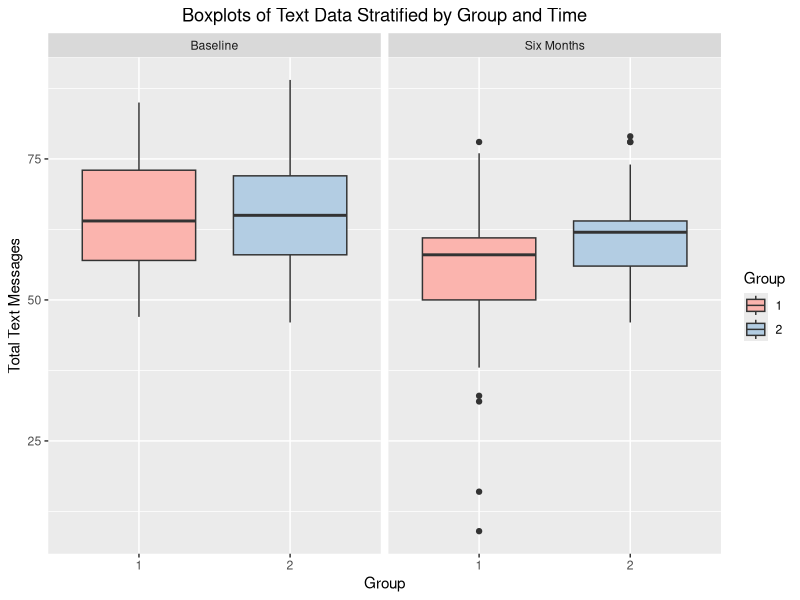

Reproduce this figure in R.
## ---- chunk 1

###Visualization 1:
#Stratified boxplot of text messages by Group and Time
#Hint: Faceted Boxplot

#set working directory as folder on desktop
#setwd("https://github.com/bcyee44/bhds-assign-3")
#successfully set working directory


#Read data set in
#Use read.csv since the file is a csv file
text_data <- read.csv("TextMessages.csv")
#File was successfully read in

#Use nrow() to check the number of rows/observations
nrow(text_data)
#There are 50 rows in the dataset

#Use names() to view the variable names
names(text_data)
#There are variables "Group", "Baseline", "Six_months" and "Participant"

#Load ggplot2
library(ggplot2)

#load reshape to convert data to long with melt()
library(reshape)

#Using cbind to combine the melted text data without the Group variable with a
#a column containing the Group variable replicated a second time.
long_text_data <- cbind(melt(text_data[,-1],
                             id.vars = "Participant", #not melting Participant
                             variable_name = "Time", #Variable name for melted
                       value.names = "Texts"), #argument not working? Supposed
                       #to change the variable name to "Texts", but doesn't 
                       #seem to work anymore.
                       Group = rep(text_data$Group, 2)) #Using rep() to replicate

#Use is.factor() to check if Group is a factor
is.factor(long_text_data$Group)
#FALSE was returned
#Use as.factor() to change it to a factor
long_text_data$Group <- as.factor(long_text_data$Group)
#Verify again with is.factor()
is.factor(long_text_data$Group)
#TRUE is returned this time

#Check if Time is a factor with is.factor()
is.factor(long_text_data$Time)
#TRUE was returned

#Check the factor names of Time using levels()
levels(long_text_data$Time)
#"Baseline" and "Six_months" were returned

#Use levels again and set the names of the factors to have "Six Months" for
#easier readability for the boxplots
levels(long_text_data$Time) <- c("Baseline", "Six Months")
#check the levels again
levels(long_text_data$Time)
#Now "Baseline" and "Six Months" was returned


######Plot the boxplots

#Use ggplot() with aes set for group on x to stratify and value on y with
#fill = group to allow the plots to be colored
ggplot(long_text_data, aes(x=Group, y = value, fill = Group)) + 
  #adding a boxplot with geom_boxplot()
  geom_boxplot() +
  #Use facet_wrap() to stratify the boxplots by time
  facet_wrap(.~Time) +
  #add labels for the title and y axis
  labs(title = "Boxplots of Text Data Stratified by Group and Time",
       y = "Total Text Messages")+ 
  #adding a color to the boxplots
  scale_fill_brewer(palette = "Pastel1") + 
  #centering the title of the plot
  theme(plot.title = element_text(hjust = 0.5))
#The figure was successfully created
